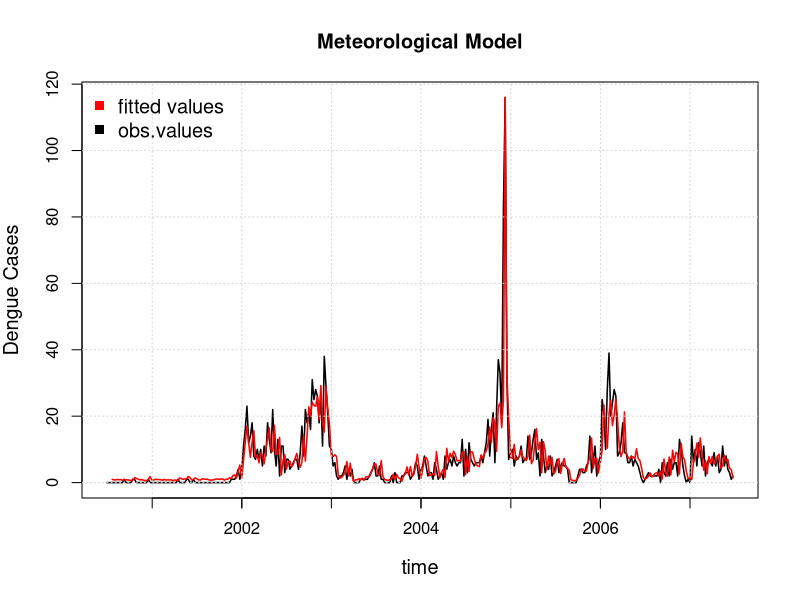
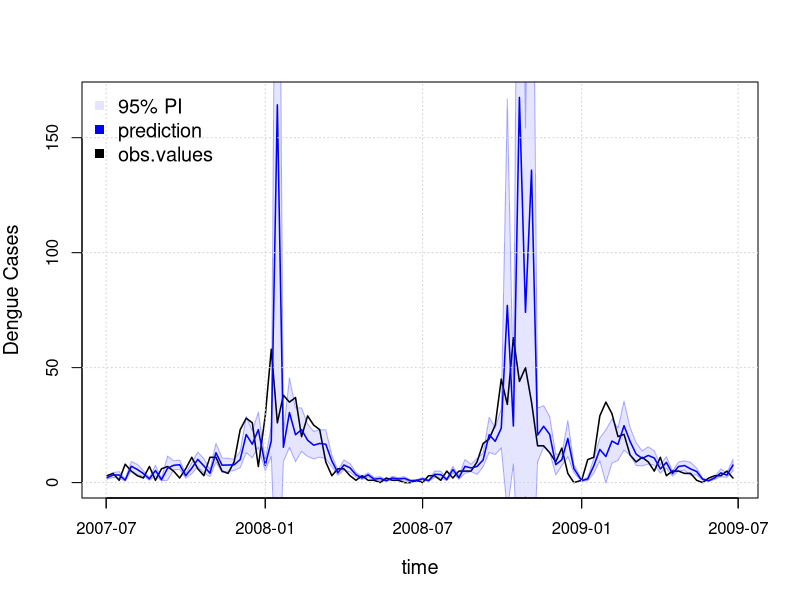

The R source for these figures, in order:
library(dplyr)
library(lubridate)
setwd("~/Documents/Uni/Epidemiology/Master Thesis/Thesis/Master Thesis/Data")
Iquitos <- read.csv("Iquitos_total2.csv")
Iquitos$Date <- mdy(Iquitos$week_start_date)
Iquitos$Date <- as.Date(Iquitos$Date)

#set cutoff date
cutoff <- as.Date("2007-07-01")

library(mgcv)
form <- as.formula("total_cases ~s(total_cases1)+s(relative_humidity3)+s(DTR3)+s(precipitation_amount3)")


training <- Iquitos[Iquitos$Date < cutoff,]

attach(training)
mod.train <- mgcv::gam(form, family=quasipoisson, na.action=na.exclude, data=training)
summary(mod.train)
concurvity(mod.train)

###Plot Fit
par(mfrow=c(1,1))
p <- fitted.values(mod.train)
png('~/Documents/Uni/Epidemiology/Master Thesis/Thesis/Master Thesis/Plots/GAM Fits/Final/Dengue Met.png', width=2000, height=1400, res=300,pointsize = 10)
plot(training$Date,training$total_cases, type="l",ylab="Dengue Cases", xlab="time",
     main="Meteorological Model",lwd=1.5,cex.lab=1.2)
points(training$Date,predict(mod.train, type="response"),type="l", col="red",lwd=1.5)
abline(v=seq(as.Date("2001-01-01"), by="+1 year", length.out=7),col = "lightgray", lty = "dotted")
axis(1,at=seq(as.Date("2001-01-01"), by="+1 year", length.out=7),labels = F)
grid(NA, NULL, col = "lightgray", lty = "dotted")
legend("topleft",
       legend = c("fitted values","obs.values"),
       col = c(
                "red",
                "black"), pch = c(15, 15), bty = "n",cex = 1.2)
dev.off()

#RMSE and SRMSE for training data 
sqrt(mean((training$total_cases-p)^2,na.rm=T))
sqrt(mean((training$total_cases-p)^2,na.rm=T))/sqrt(mean((training$total_cases)^2))
detach(training)

f.total <- Iquitos
### testing
attach(f.total)
preddata <- data.frame(total_cases,total_cases,specific_humidity1,specific_humidity2,specific_humidity3,total_cases1,total_cases2,total_cases3,
                       precipitation_amount1,precipitation_amount2,precipitation_amount3,relative_humidity1,relative_humidity2,relative_humidity3,
                       DTR1,DTR2,DTR3)
f.total$predict<-predict(mod.train, type="response", newdata=as.data.frame(preddata))
pred <-predict(mod.train, type="response", newdata=as.data.frame(preddata),se.fit = T)
#####
preddata <- transform(preddata, fitted = pred$fit)
# 95% confidence interval
preddata <- transform(preddata, 
                      upper = fitted + (1.96 * pred$se.fit),
                      lower = fitted - (1.96 * pred$se.fit))
f.total$se.fit <- pred$se.fit

p <- f.total$predict
train <- f.total[Iquitos$Date < cutoff,]
pred <- f.total[Iquitos$Date >= cutoff,]
preddata <- preddata[Iquitos$Date >= cutoff,]


### Plot predictions
png('~/Documents/Uni/Epidemiology/Master Thesis/Thesis/Master Thesis/Plots/Preds/Final/Gam Dengue Full_3.png', width=2000, height=1400, res=300,pointsize = 10)
plot(pred$Date,pred$total_cases, type="l",ylab="Dengue Cases", xlab="time",lwd=1.5,ylim = c(0,max(pred$predict)), cex.lab=1.2)
polygon(x=c(pred$Date,rev(pred$Date)),y=c(preddata$upper,rev(preddata$lower)),col = rgb(0, 0, 1, alpha = 0.1), border = rgb(0, 0, 1, alpha = 0.3))
points(pred$Date,pred$predict,type="l", col="blue",lwd=1.5)
abline(v=seq(as.Date("2007-07-01"), by="+6 month", length.out=5),col = "lightgray", lty = "dotted")
axis(1,at=seq(as.Date("2007-07-01"), by="+6 month", length.out=5),labels = F)
grid(NA, NULL, col = "lightgray", lty = "dotted")
legend("topleft",
       legend = c("95% PI", "prediction","obs.values"),
       col = c( rgb(0, 0, 1, alpha = 0.1),
                "blue",
                "black"), pch = c(15, 15, 15), bty = "n",cex = 1.2)
dev.off()



#RMSE and SRMSE for validation data 
sqrt(mean((pred$total_cases-pred$predict)^2,na.rm=T))
sqrt(mean((pred$total_cases-pred$predict)^2,na.rm=T))/sqrt(mean((pred$total_cases)^2))

#PI coverage
preddata <- preddata%>%
 mutate(CI_cov = between(total_cases,lower,upper))
summary(preddata$CI_cov)

